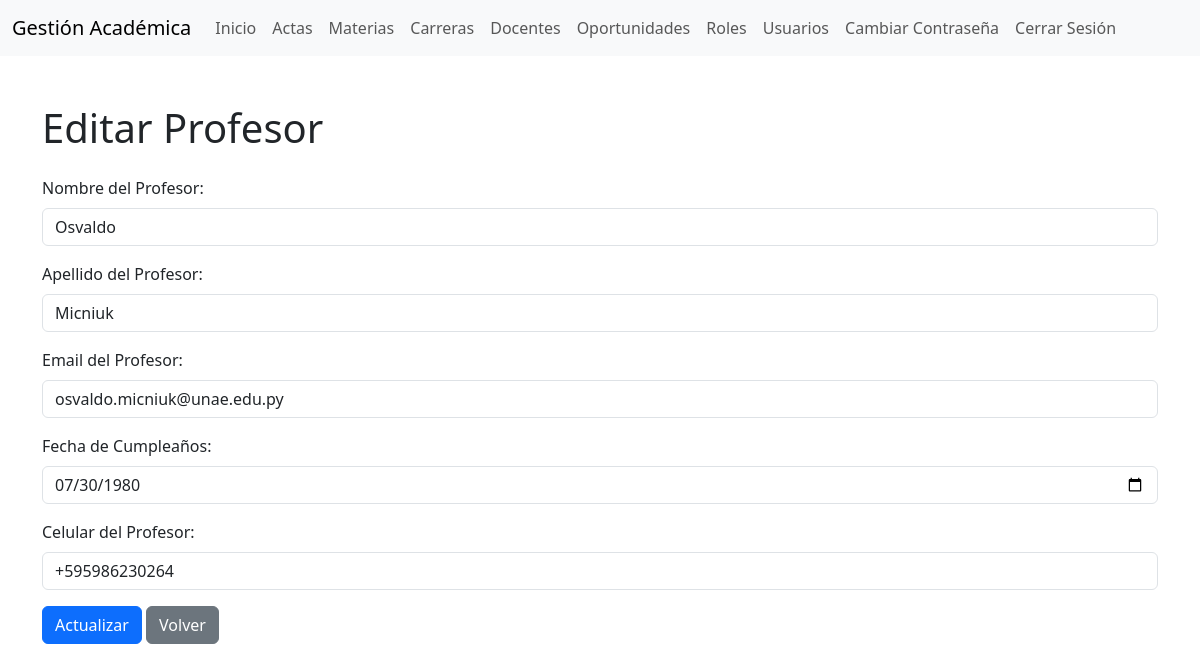
The page /profesores/editar.php?id=1 (signed in) on the database its author committed.
### tables this page shows
CREATE TABLE `docentes` (
  `id` int(11) NOT NULL,
  `doce_cumple` date DEFAULT NULL,
  `created_date_time` datetime(6) DEFAULT NULL,
  `doce_nombre` varchar(80) NOT NULL,
  `doce_apellido` varchar(80) NOT NULL,
  `doce_mail` varchar(80) DEFAULT NULL,
  `updated_date_time` datetime(6) DEFAULT NULL,
  `doce_cel` varchar(60) NOT NULL
);

### classes/Profesores.php (called while the page is built, shortened)
<?php
class Profesores {
    private $conn;
    private $table = 'docentes';
    public function __construct($db) {
        $this->conn = $db;
    }
    public function obtenerProfesorPorId($id) {
        $query = "SELECT * FROM " . $this->table . " WHERE id = ?";
        $stmt = $this->conn->prepare($query);
        $stmt->bind_param("i", $id);
        $stmt->execute();
        $result = $stmt->get_result();
        return $result->fetch_assoc();
    }
}
?>

### public/profesores/editar.php (the view, shortened to what this page needs)
<?php
require_once '../../classes/Profesores.php';
$database = new Database();
$db = $database->connect();
$profesores = new Profesores($db);
if ($_SERVER['REQUEST_METHOD'] == 'POST') {
    $id = $_POST['id'];
    $doce_nombre = $_POST['doce_nombre'];
    $doce_apellido = $_POST['doce_apellido'];
    $doce_mail = $_POST['doce_mail'];
    $doce_cumple = $_POST['doce_cumple'];
    $doce_cel = $_POST['doce_cel'];
    $profesores->actualizarProfesor($id, $doce_nombre, $doce_apellido, $doce_mail, $doce_cumple, $doce_cel);
    header('Location: index.php');
} else {
    $id = $_GET['id'];
    $profesor = $profesores->obtenerProfesorPorId($id);
}
?>
<!DOCTYPE html>
<html lang="es">
<head>
    <link href="https://cdn.jsdelivr.net/npm/bootstrap@5.3.0/dist/css/bootstrap.min.css" rel="stylesheet">
</head>
<body>
     <?php include '../includes/navbar.php'; ?>
<div class="container mt-5">
    <h1 class="mb-4">Editar Profesor</h1>
    <form action="editar.php" method="post">
        <div class="mb-3">
            <label for="doce_nombre" class="form-label">Nombre del Profesor:</label>
            <input type="text" name="doce_nombre" id="doce_nombre" class="form-control" value="<?php echo $profesor['doce_nombre']; ?>" required>
        </div>
        <div class="mb-3">
            <label for="doce_apellido" class="form-label">Apellido del Profesor:</label>
            <input type="text" name="doce_apellido" id="doce_apellido" class="form-control" value="<?php echo $profesor['doce_apellido']; ?>" required>
        </div>
        <div class="mb-3">
            <label for="doce_mail" class="form-label">Email del Profesor:</label>
            <input type="email" name="doce_mail" id="doce_mail" class="form-control" value="<?php echo $profesor['doce_mail']; ?>" required>
        </div>
        <div class="mb-3">
            <label for="doce_cumple" class="form-label">Fecha de Cumpleaños:</label>
            <input type="date" name="doce_cumple" id="doce_cumple" class="form-control" value="<?php echo $profesor['doce_cumple']; ?>" required>
        </div>
        <div class="mb-3">
            <label for="doce_cel" class="form-label">Celular del Profesor:</label>
            <input type="text" name="doce_cel" id="doce_cel" class="form-control" value="<?php echo $profesor['doce_cel']; ?>" required>
        </div>
        <button type="submit" class="btn btn-primary">Actualizar</button>
        <a href="index.php" class="btn btn-secondary">Volver</a>
    </form>
</div>
</body>
</html>

### rows shown on the page
docentes: doce_nombre "Osvaldo", doce_apellido "Micniuk", doce_mail "osvaldo.micniuk@unae.edu.py", doce_cumple "07/30/1980", doce_cel "+595986230264"
